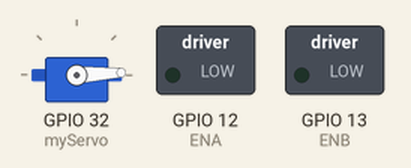
Bench run of a sketch on a simulated ESP32. On the bench: servo, switched loads named in the sketch (green lamp = pin HIGH). What the sketch prints to the serial monitor is not drawn.

Above: at 0.05 s.
At 0.45 s:
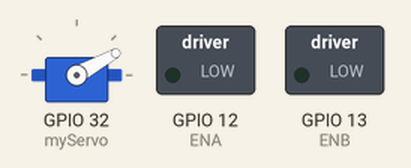
At 0.8 s:
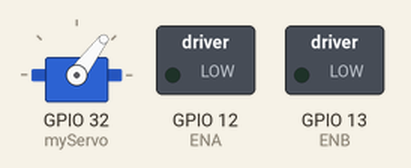
At 1.6 s:
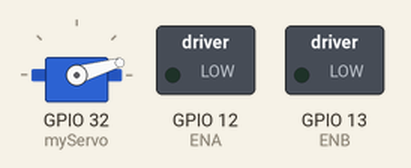
Timing chart, 0 to 4.4 s (numbered marks = the images above):
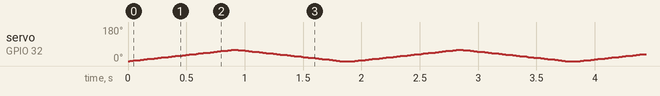

The sketch:

Servo5-withMotorTest.ino
```cpp
#include <ESP32Servo.h>

#define IN1 25
#define IN2 26
#define IN3 27
#define IN4 14
#define ENA 12 //Right Motor Speed
#define ENB 13 //Left Motor Speed

int speedA = 0;
int speedB = 0;

Servo myServo;  // Create a servo object

void setup() {
  Serial.begin(115200);
  myServo.attach(32);  // Attach the servo on pin 32
  Serial.println("Servo attached to pin 32");
}

void loop() {
  for (int pos = 0; pos <= 60; pos++) {  // Move the servo from 0 to 180 degrees
    myServo.write(pos);              // Tell servo to go to position in variable 'pos'
    delay(15);                       // Wait 15 ms for the servo to reach the position
  }
  for (int pos = 60; pos >= 0; pos--) {  // Move the servo back from 180 to 0 degrees
    myServo.write(pos);              // Tell servo to go to position in variable 'pos'
    delay(15);                       // Wait 15 ms for the servo to reach the position
  }

  analogWrite(ENA, speedA);
  analogWrite(ENB, speedB);
  delay(100);
}
```
